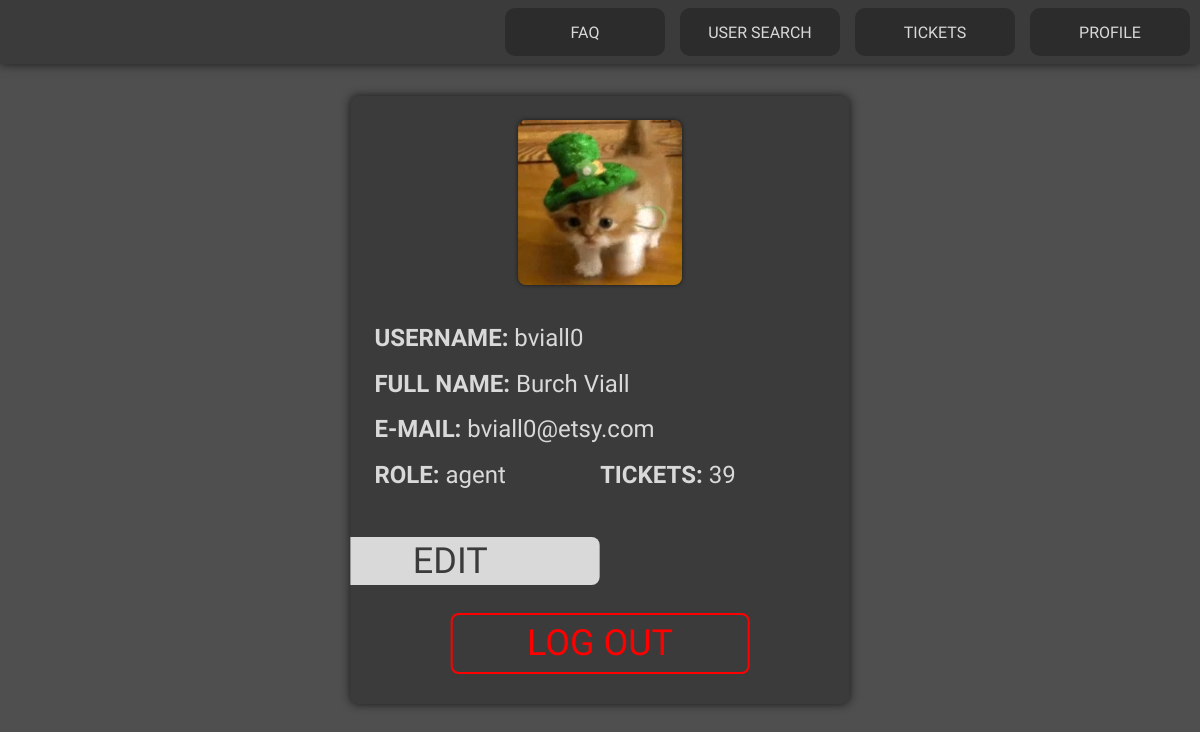
/profile.php?id=1 (signed in), run on the app's committed database.
### tables this page shows
CREATE TABLE User (
    userID INTEGER PRIMARY KEY AUTOINCREMENT,
    fullname TEXT NOT NULL,
    username TEXT NOT NULL,
    password TEXT NOT NULL,
    email TEXT NOT NULL,
    closedTickets INTEGER NOT NULL

);

### database/user.class.php (called while the page is built, shortened)
<?php
class User {
  public function __construct(int $id, string $fullname, string $username, string $email){
      $this->id = $id;
      $this->fullname = $fullname;
      $this->username = $username;
      $this->email = $email;
    }
  static function getUserFromID(PDO $db, int $id) : ?User{
    $stmt = $db->prepare('SELECT userID, fullname, username, email
      FROM User
      WHERE userID = ?');
    $stmt->execute(array($id));
    if($user = $stmt->fetch()){
      return new User(
        (int)$user['userID'],
        $user['fullname'],
        $user['username'],
        $user['email']
      );
    } else return null;
  }
  static function getRole(PDO $db, int $user_id) : ?string{
    $stmt=$db->prepare('SELECT userID
    FROM Admin
    where userID = ?');
    $stmt->execute(array($user_id));
    $stmt=$db->prepare('SELECT userID
    FROM Agent
    where userID = ?');
    $stmt->execute(array($user_id));
    if($stmt->fetch()){
      return "agent";
    } else {
      return "client";
    }
  }
  static function getClosedTickets(PDO $db, int $user_id) : ?int{
    $stmt = $db->prepare('SELECT closedTickets
    FROM User
    WHERE userID = ?');
    $stmt->execute(array($user_id));
    $tickets = $stmt->fetch();
    return (int)$tickets['closedTickets'];
  }
}
?>

### session.php (called while the page is built, shortened)
<?php
Class Session {
    public function getID() : ?int{
       return $_SESSION['id'];
    }
}
?>

### user.tpl.php (the view, shortened to what this page needs)
<?php
require_once(__DIR__ . "/database/user.class.php");
require_once(__DIR__ . "/session.php");
?>
<?php function drawProfile(PDO $db, Session $session, User $user) { ?>
    <div class="profile">
        <img src="/profileImages/gatito.png" id="pfp">
        <label id="username"><span id="bold">USERNAME:</span> <?=$user->username?></label>
        <label id="fullname"><span id="bold">FULL NAME:</span> <?=$user->fullname?></label>
        <label id="email"><span id="bold">E-MAIL:</span> <?=$user->email?></label>
        <label id="role"><span id="bold">ROLE:</span> <?=User::getRole($db,$user->id)?></label>
        <?php
        $role = User::getRole($db, $user->id);
        if(strcmp($role, "client") != 0){ ?>
            <label id="closedticks"><span id="bold">TICKETS:</span> <?=User::getClosedTickets($db, $user->id)?></label>
        <?php }
        if($session->getID() == $user->id){ ?>
            <a href = "edit_profile.php?id=<?=$user->id?>"><button id="edit">EDIT</button></a>
        <?php } ?>
        <form action = "/action_logout.php" method = "post">
            <button id="logout">LOG OUT</button>
        </form>
    </div>
</body>
<?php } ?>

### style.css (style rules this page uses)
body { background-color: #4F4F4F; }
label, p { font-family: "Georama"; }
span[id="bold"] { font-weight: bolder; }
.login, .topbar, .config, .profile, .profileedit, .ticketmenu, .usermenu { background-color: #3B3B3B; box-shadow: 0px 0px 10px #181818; border-radius: 8px; }
.login input[type="submit"], .config input[type="submit"], .userinput input[type="submit"], .profile button, .profileedit input[type="submit"], .ticketmenu input[type="submit"], .usermenu input[type="submit"], .filterboxes input[type="submit"], .buttonlist button, #addlist { background-color: #D9D9D9; color: #3B3B3B; border: none; padding: 0%; margin: 0 0; font-family: "Georama"; border-radius: 8px; cursor: pointer; font-size: 4.5vh; }
.profile img, .profileedit img { border-radius: 8px; box-shadow: 0px 0px 4px #181818; }
.profile label { font-size: 3vh; color: #d9d9d9; overflow: hidden; text-overflow: ellipsis; }
#logout { background-color: #3B3B3B; border: solid 2px red; color: red; }

### structure.css (style rules this page uses)
body { background-color: #4F4F4F; }
.config, .profile, .profileedit, .ticketmenu, .usermenu { position: absolute; max-width: 100%; max-height: calc(100% - 12em); height: 60em; margin: 0; -ms-transform: translate(-50%, 0%); transform: translate(-50%, 0%); top: 6em; left: 50%; aspect-ratio: auto 39 / 47.5; overflow: auto; }
.login input, .config input, select, .profile button, .profileedit input { position: absolute; left: 20%; width: 60%; height: 10%; padding: 0%; margin: 0 0; -webkit-box-sizing: border-box; -moz-box-sizing: border-box; box-sizing: border-box; }
.login input[type="text"], .login label, .login input[type="password"], .config label, .profileedit input[type="text"], .profileedit input[type="password"], .profileedit label, .ticketmenu input, .ticketmenu label, .usermenu input, .usermenu label, #edit { position: absolute; height: 8%; width: 60%; left: 20%; }
.profile img, .profileedit img { position: absolute; top: 3vh; left: 50%; height: auto; width: 33%; -ms-transform: translate(-50%, 0); transform: translate(-50%, 0); object-fit: cover; aspect-ratio: 1; }
.profile button { position: absolute; -ms-transform: translate(-50%, 0); transform: translate(-50%, 0); left: 50%; }
.profile label { position: absolute; left: 2vw }
.login input[value="SIGNUP"], .login input[value="ENTER"], .profile button { top: 72.5%; }
.profile label[id="username"] { top: 37.5% }
.profile label[id="fullname"] { top: 45% }
.profile label[id="email"] { top: 52.5% }
.profile label[id="role"] { top: 60% }
.profile label[id="closedticks"] { top: 60%; left: 50%; }
#logout { top: 85%; }

### data on the page
user: username "bviall0", fullname "Burch Viall", email "bviall0@etsy.com", User::getClosedTickets($db, $user->id) "39"

### other printed values
User::getRole($db,$user->id) "agent"
